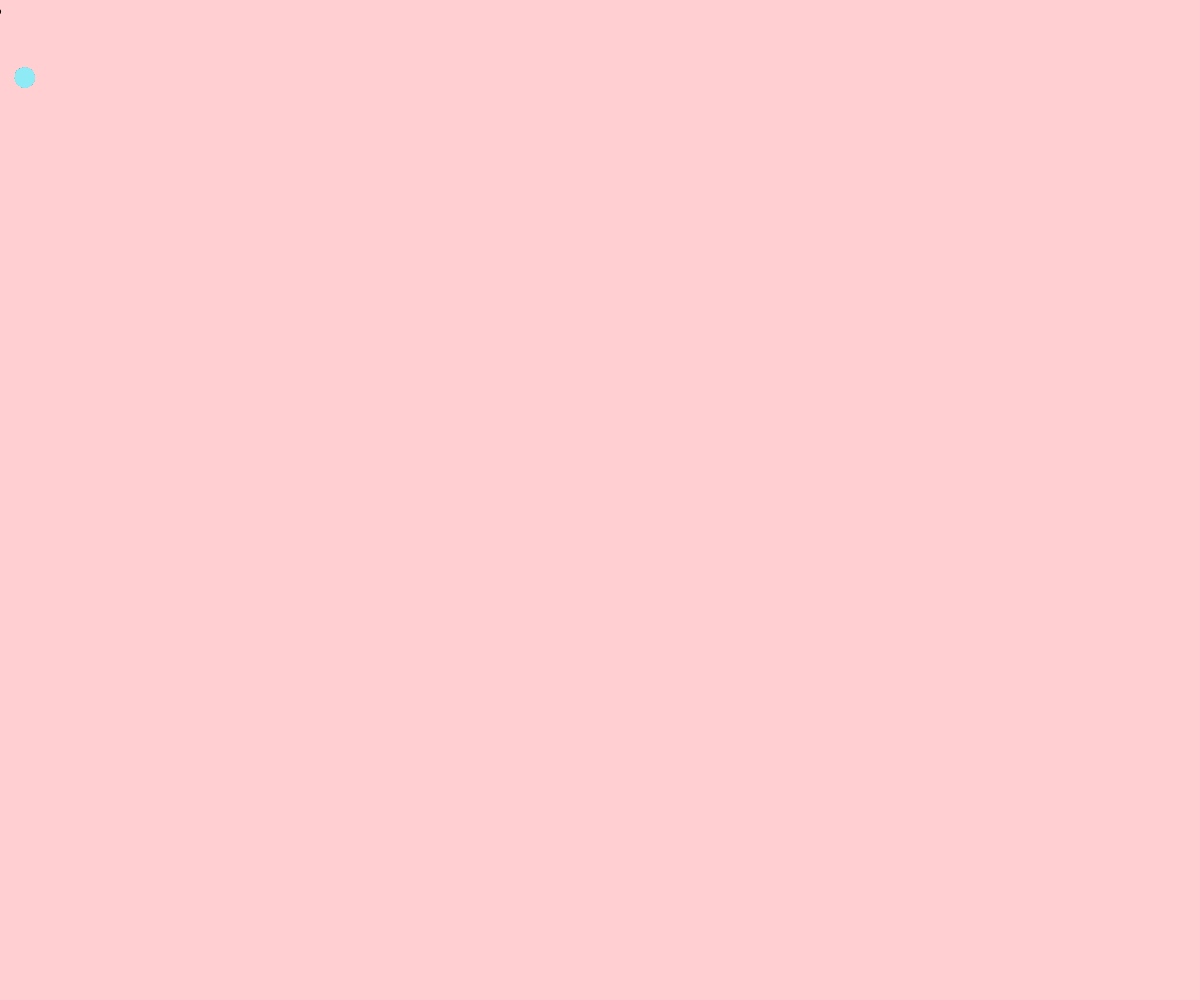
Frame 1 (no input)
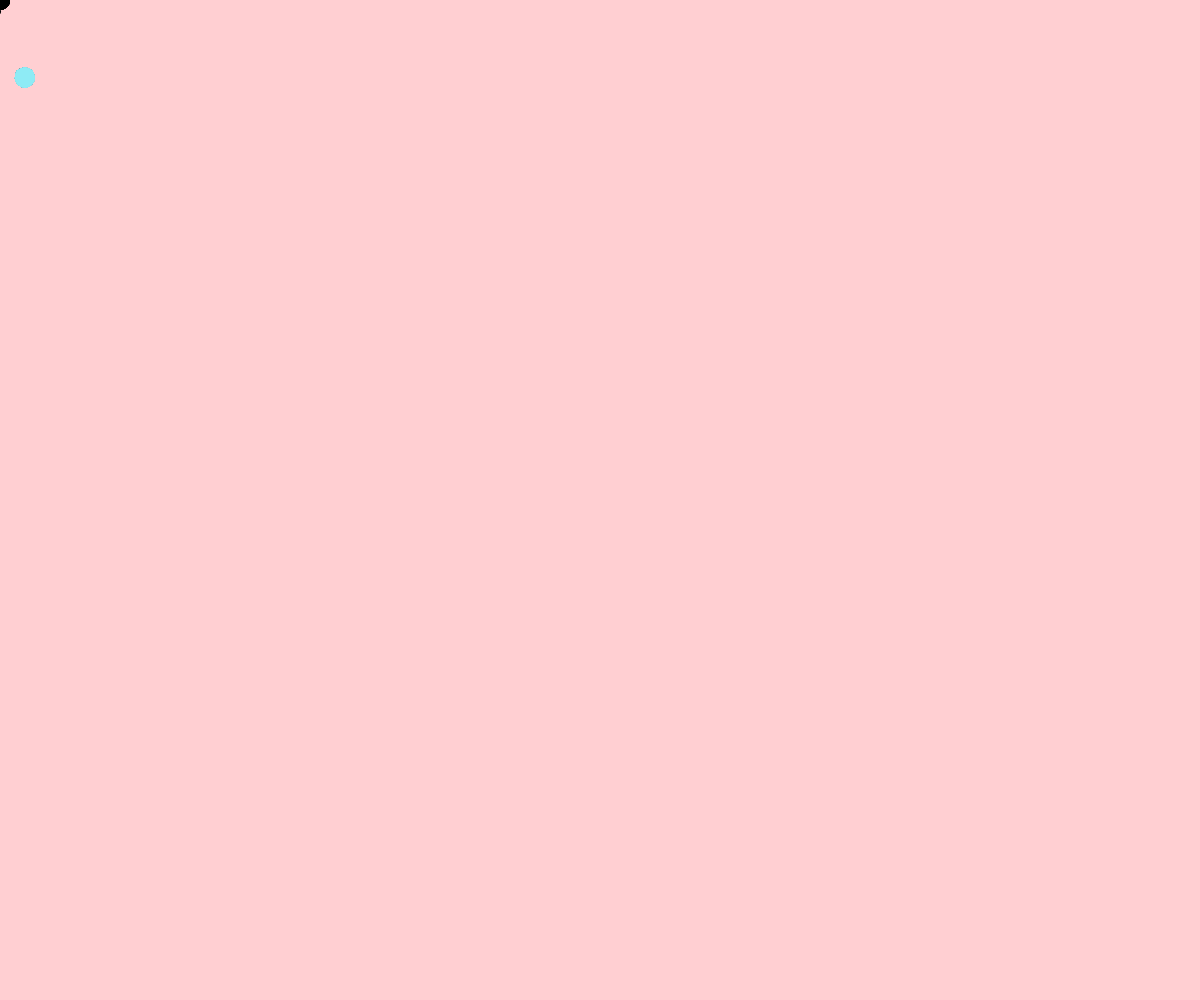
Frame 60 (no input)
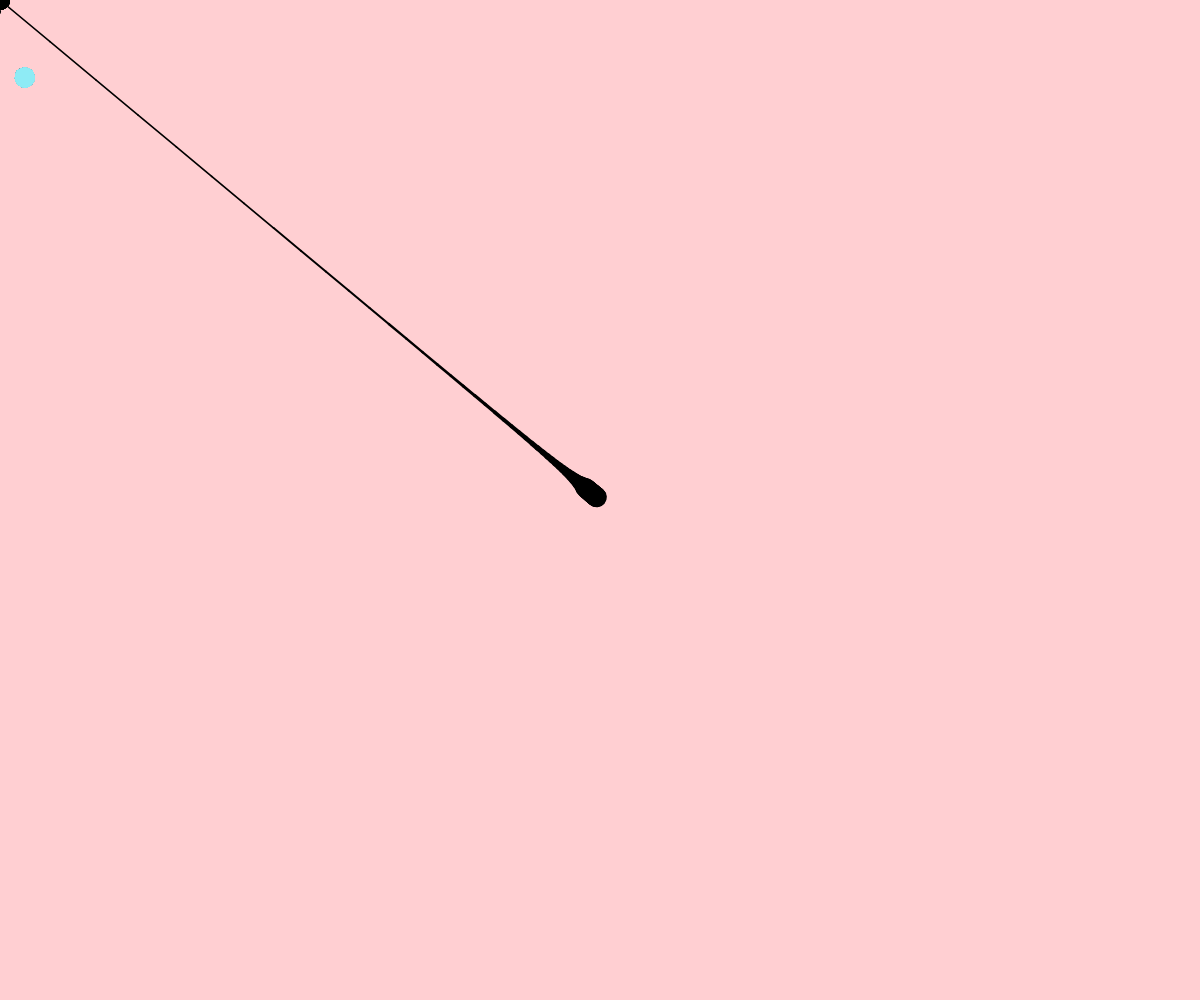
Frame 120 (the mouse pressed at the canvas centre since frame 60)

The p5.js sketch that drew these frames (run headless with seeded random() and noise() and a simulated clock; from frame 60 on, the mouse is pressed at the canvas centre):

// p5.js sketch
// ── sketch.js
//Pollock Splatter Zen by kwertyops
    //Basic code for paint splatters
//might do something else
/*To Do:
  -add more colors
  -change variables in splatter function
  -other things to try:
      -ribbons
      -exploding shapes
      -click to add colored ripple/pulse */

let colors = [];
let brush = { x:0, y:0, px:0, py:0}
let seed;

function setup() {
	createCanvas(windowWidth, windowHeight);
	noStroke();
	seed = random(1000);
	colors = [
	color(251,248,204), 
	color(253,228,207), 
	color(255,207,210), 
	color(241,192,232), 
	color(207,186,240), 
	color(163,196,243), 
  color(144,219,244),
  color(142,236,245),
  color(152,245,225),
  color(185,251,192),
   ]
	let base = floor(random(colors.length));
	background(colors[base]);
	colors.splice(base,1);
}

function draw() {
	brush.x+=(mouseX-brush.x)/12;
	brush.y+=(mouseY-brush.y)/12;
	if(frameCount>40){
		drizzle();
	}
	brush.px=brush.x;
 	brush.py=brush.y;
}

function mouseMoved(){
	if(frameCount%7==0){
		splatter(mouseX, mouseY);
		//splatter(width-mouseY, height-mouseX);
		stipple(mouseX, mouseY, 0);
		//stipple(width-mouseX, height-mouseY, 255);
	}
}

function drizzle(){
	let s = 1+30/dist(brush.px, brush.py, brush.x, brush.y);
	s=min(20,s);
	strokeWeight(s);
	stroke(0);
	line(brush.px, brush.py, brush.x, brush.y);
	stroke(0);
	//line(width-brush.px, height-brush.py, width-brush.x, height-brush.y);
}

function splatter(bx,by){
	let c = colors[floor(random(colors.length))];
	bx += random(-15,100);
	by += random(-15,100);
	let mx = 10*movedX;
	let my = 10*movedY;
	for(let i=0; i<80; i++){
		seed+=.01;
		let x = bx+mx*(0.5-noise(seed+i));
		let y = by+my*(0.5-noise(seed+2*i));
		let s = 150/dist(bx, by, x, y);
		if(s>20) s=20;
		let a = 255-s*5;
		noStroke();
		c.setAlpha(a);
		fill(c);
		ellipse(x,y,s);
		seed+=.01;
	}
}

function stipple(bx, by, c){
	noStroke();
	fill(c);
	let radius = random(3, 12);
	ellipse(bx+random(-30,30), by+random(30,-30), radius);
	radius = random(3, 12);
	ellipse(bx+random(-30,30), by+random(30,-30), radius);
}

function keyPressed(){
	if(keyCode==32){
		background(180);
	}
}
